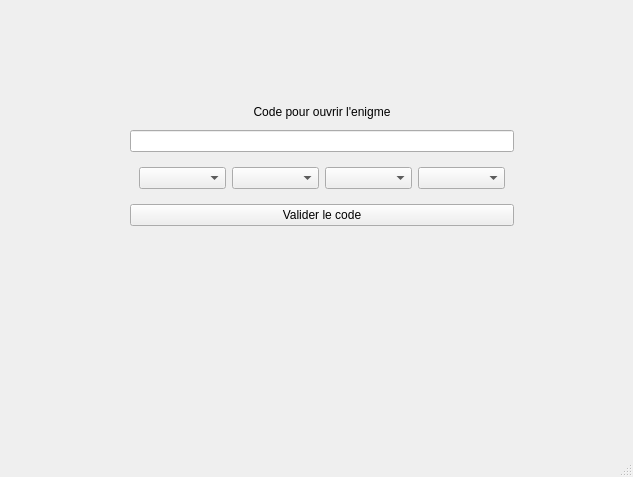
<?xml version="1.0" encoding="UTF-8"?>
<ui version="4.0">
 <class>MainWindow</class>
 <widget class="QMainWindow" name="MainWindow">
  <property name="geometry">
   <rect>
    <x>0</x>
    <y>0</y>
    <width>633</width>
    <height>477</height>
   </rect>
  </property>
  <property name="windowTitle">
   <string>MainWindow</string>
  </property>
  <widget class="QWidget" name="centralwidget">
   <widget class="QWidget" name="verticalLayoutWidget">
    <property name="geometry">
     <rect>
      <x>130</x>
      <y>100</y>
      <width>384</width>
      <height>155</height>
     </rect>
    </property>
    <layout class="QVBoxLayout" name="verticalLayout_3">
     <item>
      <widget class="QLabel" name="label">
       <property name="text">
        <string>Code pour ouvrir l'enigme</string>
       </property>
       <property name="alignment">
        <set>Qt::AlignmentFlag::AlignCenter</set>
       </property>
      </widget>
     </item>
     <item>
      <widget class="QLineEdit" name="lineEdit"/>
     </item>
     <item>
      <widget class="QWidget" name="widget" native="true">
       <layout class="QHBoxLayout" name="horizontalLayout_3">
        <item>
         <layout class="QHBoxLayout" name="horizontalLayout_2">
          <item>
           <widget class="QComboBox" name="comboBox_4"/>
          </item>
          <item>
           <widget class="QComboBox" name="comboBox_3"/>
          </item>
          <item>
           <widget class="QComboBox" name="comboBox_2"/>
          </item>
          <item>
           <widget class="QComboBox" name="comboBox"/>
          </item>
         </layout>
        </item>
       </layout>
      </widget>
     </item>
     <item>
      <widget class="QPushButton" name="pushButton">
       <property name="text">
        <string>Valider le code</string>
       </property>
      </widget>
     </item>
     <item>
      <widget class="QLabel" name="label_2">
       <property name="text">
        <string/>
       </property>
       <property name="alignment">
        <set>Qt::AlignmentFlag::AlignHCenter|Qt::AlignmentFlag::AlignTop</set>
       </property>
      </widget>
     </item>
    </layout>
   </widget>
  </widget>
  <widget class="QStatusBar" name="statusbar"/>
  <widget class="QMenuBar" name="menubar">
   <property name="geometry">
    <rect>
     <x>0</x>
     <y>0</y>
     <width>633</width>
     <height>22</height>
    </rect>
   </property>
  </widget>
 </widget>
 <resources/>
 <connections/>
</ui>
